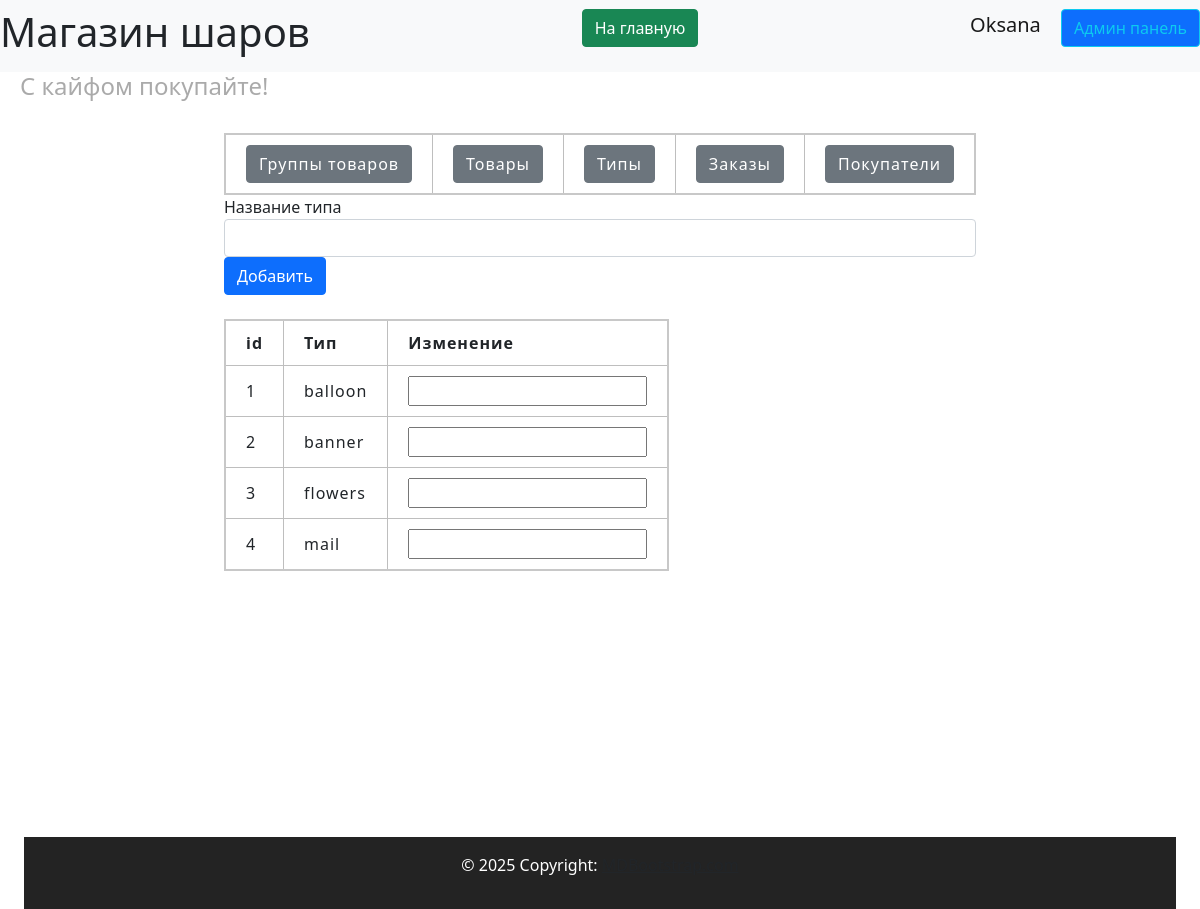
/admin/types (signed in), run on the app's committed database.
### data/users.py (models this page shows, shortened)
class User(SqlAlchemyBase, UserMixin, SerializerMixin):
    __tablename__ = 'users'
    id = sqlalchemy.Column(sqlalchemy.Integer,
                           primary_key=True, autoincrement=True)
    name = sqlalchemy.Column(sqlalchemy.String, nullable=True)
    tel = sqlalchemy.Column(sqlalchemy.String, nullable=True)
    email = sqlalchemy.Column(sqlalchemy.String,
                              index=True, unique=True, nullable=True)
    hashed_password = sqlalchemy.Column(sqlalchemy.String, nullable=True)
    created_date = sqlalchemy.Column(sqlalchemy.DateTime,
                                     default=datetime.datetime.now)
    basket = sqlalchemy.Column(sqlalchemy.String, default='{}')
    admin = sqlalchemy.Column(sqlalchemy.Boolean, default=False)
    tg_id = sqlalchemy.Column(sqlalchemy.String, nullable=True)
    confirmed = sqlalchemy.Column(sqlalchemy.Boolean, default=False)
    address = sqlalchemy.Column(sqlalchemy.String, nullable=True)
    orders = orm.relationship("Order", back_populates='user')

### data/types.py (models this page shows, shortened)
class Types(SqlAlchemyBase):
    __tablename__ = 'types'
    id = sqlalchemy.Column(sqlalchemy.Integer,
                           primary_key=True, autoincrement=True)
    title = sqlalchemy.Column(sqlalchemy.String, nullable=True)
    products = orm.relationship("ProductGroup", back_populates='type_relation')

### server.py (the view, shortened to what this page needs)
@app.route('/admin/types', methods=['GET', 'POST'])
@login_required
def admin_types():
    if current_user.admin:
        filenames = ['']
        form = TypeForm()
        db_sess = db_session.create_session()
        types = db_sess.query(Types).all()
        return render_template('pages/admin_types.html', title='Админ панель',
                               types=types, form=form)

### forms/types.py
class TypeForm(FlaskForm):
    title = StringField('Название типа', validators=[DataRequired()])
    submit = SubmitField('Добавить')

### data/db_session.py (called while the page is built)
def create_session() -> Session:
    global __factory
    return __factory()

### server.py (called while the page is built)
@login_manager.user_loader
def load_user(user_id):
    db_sess = db_session.create_session()
    return db_sess.query(User).get(user_id)

### templates/pages/admin_types.html (shortened to what this page needs)
{% extends "pages/base_admin.html" %}
{% block admincontent %}
<div>
    <form action="" method="post" enctype="multipart/form-data">
        <nav>
            <div>
                {{ form.title.label() }}
                {{ form.title(class="form-control")}}
                {{ form.submit(type="submit", class="btn btn-primary") }}
            </div>
        </nav>
    </form>
</div>
<br>
<div>
    <table>
        <tr>
            <th>id</th>
            <th>Тип</th>
            <th>Изменение</th>
        </tr>
        {% for type in types %}
        <tr>
            <td>{{ type.id }}</td>
            <td>{{ type.title }}</td>
            <td>
                <form action="" method="post" enctype="multipart/form-data">
                    <input type="text" id="{{ type.id }}" name="{{ type.id }}"/>
                </form>
            </td>
        </tr>
        {% endfor %}
    </table>
</div>
{% endblock %}

### templates/includes/header.html
<header>
    <nav class="navbar navbar-light bg-light">
        <h1> Магазин шаров</h1>
        <p align="right">
            <a href="/index" class="btn btn-success"> На главную </a>
        </p>
        {% if current_user.is_authenticated %}
        <p align="right">
            <a class="navbar-brand" href="/logout">{{ current_user.name }}</a>
            {% if current_user.admin%}
            <a class="btn btn-primary btn btn-outline-info mr-2" href="/admin/products">Админ панель</a>
            {% endif %}
            {% else %}
        <p align="right">
            <a class="btn btn-primary " href="/register">Зарегистрироваться</a>
            <a class="btn btn-success" href="/login">Войти</a>
        </p>
        {% endif %}
    </nav>
    <h4 align="left">С кайфом покупайте!</h4>
</header>

### static/css/header.css (style rules this page uses)
:root { --main-color: #0179FA; --second-color: white; }

### static/css/footer.css (style rules this page uses)
:root { --main-color: #111111; --second-color: white; }

### static/css/style.css (style rules this page uses)
:root { --main-color: #0179FA; --second-color: #ffffff; --thirdly_color: #629ee3; }
body { background-color: var(--second-color); }

### static/css/mystyle.css (style rules this page uses)
html { --firstly-color: white; --secondary-color: rgba(91, 82, 212, 0.837); --thirdly-color: rgb(99, 96, 105); --fourly-color: rgb(144, 182, 242); --black: rgb(35, 35, 35); --dark-blue: #12191D; --white: #FFFFFF; --green: #33FF00; --caribbean: #00E197; --light-green: #8EEF8C; --turquoise: #12EEFF; --pink: #F053D5; --red: #FE785A; --gray-900: #0C1114; --gray-700: #242A2C; --gray-650: #495257; --gray-600: #424B4F; --gray-500: #495257; --gray-300: #8D979E; --gray-200: #ACB4B9; --gray-150: #AEB6BB; --gray-100: #EEF1F3; --gray-50: #F6F8F9; }
h4 { padding-left: 20px; color: #aaaaaa; }
table { border-collapse: collapse; border: 2px solid rgb(200, 200, 200); letter-spacing: 1px; }
td, th { border: 1px solid rgb(190, 190, 190); padding: 10px 20px; }
body { margin: 0; padding: 0; text-align: center; }

### data on the page
User: name "Oksana"
Types: id "1", title "balloon"
Types: id "2", title "banner"
Types: id "3", title "flowers"
Types: id "4", title "mail"
